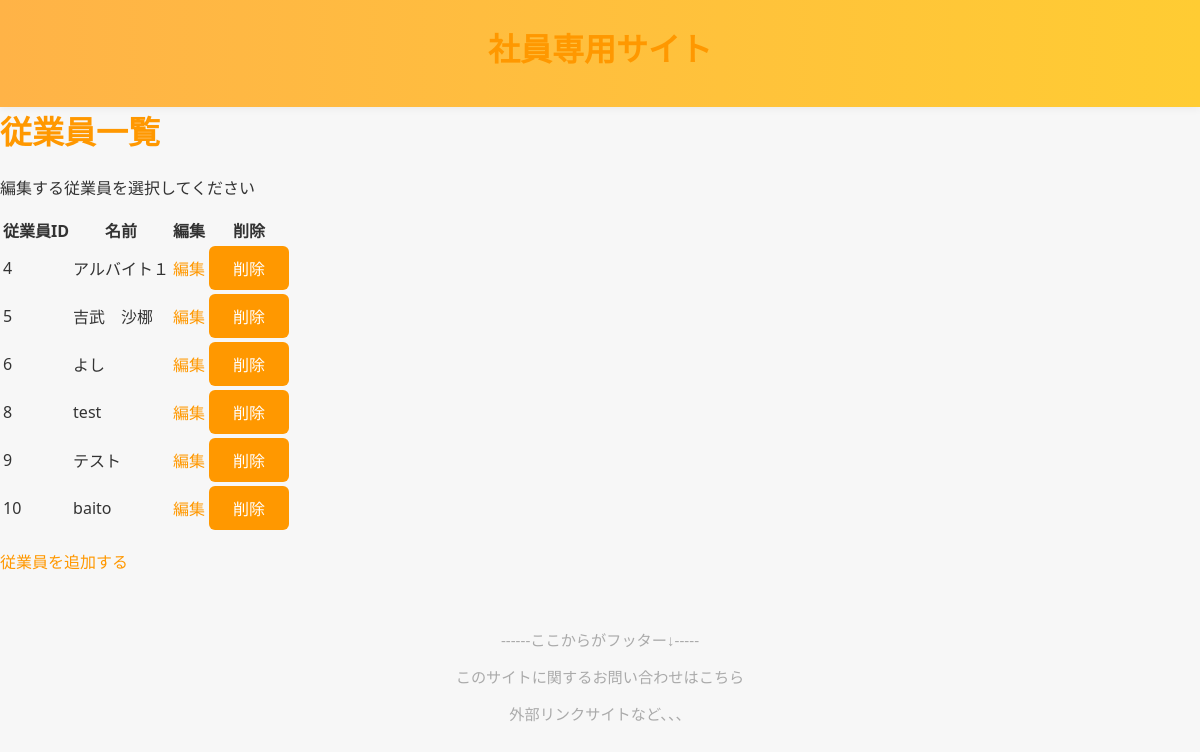
Screenshot of /emp/EditEmployee/ (signed in) with the database file from the repository.
### RestaurantEmpApp/models.py (models this page shows, shortened)
class Employee(AbstractUser):
    employee_id = models.AutoField(primary_key=True)
    shop_id = models.CharField(max_length=50)
    shop_name = models.CharField(max_length=100, blank=True, null=True)
    name = models.CharField(max_length=100, blank=True, null=True)
    role = models.CharField(max_length=50, blank=True, null=True)
    USERNAME_FIELD = 'username'  # 手入力の username を認証に使う
    REQUIRED_FIELDS = ['name', 'shop_id', 'role']

### RestaurantEmpApp/views.py (the view)
# urls.py: path('EditEmployee/', EditEmployeeView.as_view(), name='EditEmployee'),
class EditEmployeeView(LoginRequiredMixin, ListView):
    model = Employee
    template_name = 'RestaurantEmpApp/EditEmployee.html'
    context_object_name = 'employees'
    def get_queryset(self):
        return Employee.objects.filter(role__isnull=True) | Employee.objects.filter(role='')

### RestaurantEmpApp/templates/RestaurantEmpApp/EditEmployee.html (shortened to what this page needs)
{% extends 'RestaurantEmpApp/base.html' %}
{% load static %}
{% block header %}
<h1>社員専用サイト</h1>
{% endblock %}
{% block contents %}
<h1>従業員一覧</h1>
<p>編集する従業員を選択してください</p>
<table>
	<tr>
		<th>従業員ID</th>
		<th>名前</th>
		<th>編集</th>
		<th>削除</th>
	</tr>
	{% for emp in employees %}
	<tr>
		<td>{{ emp.employee_id }}</td>
		<td>{{ emp.name }}</td>
		<td><a href="{% url 'EditEmployeeDetail' emp.pk %}">編集</a></td>
		<td>
		  <form method="post" action="{% url 'DeleteEmployee' emp.pk %}" style="display:inline;">
		    <button type="submit" onclick="return confirm('本当に削除しますか？');">削除</button>
		  </form>
		</td>
	</tr>
	{% empty %}
	<tr><td colspan="4">従業員がいません</td></tr>
	{% endfor %}
</table>
<p><a href="{% url 'AddEmployee' %}">従業員を追加する</a></p>
{% endblock %}

### RestaurantEmpApp/static/RestaurantEmpApp/css/style.css (style rules this page uses)
body { font-family: 'Segoe UI', 'Roboto', 'Arial', sans-serif; background: #f7f7f7; margin: 0; padding: 0; color: #333; }
h1, h2, h3 { font-weight: 700; color: #ff9800; margin-top: 0; }
a { color: #ff9800; text-decoration: none; transition: color 0.2s; }
button, .btn { background: #ff9800; color: #fff; border: none; border-radius: 6px; padding: 10px 24px; font-size: 1rem; cursor: pointer; transition: background 0.2s; }

### rows the page displays
Employee: employee_id "4", name "アルバイト１"
Employee: employee_id "5", name "吉武 沙梛"
Employee: employee_id "6", name "よし"
Employee: employee_id "8", name "test"
Employee: employee_id "9", name "テスト"
Employee: employee_id "10", name "baito"
